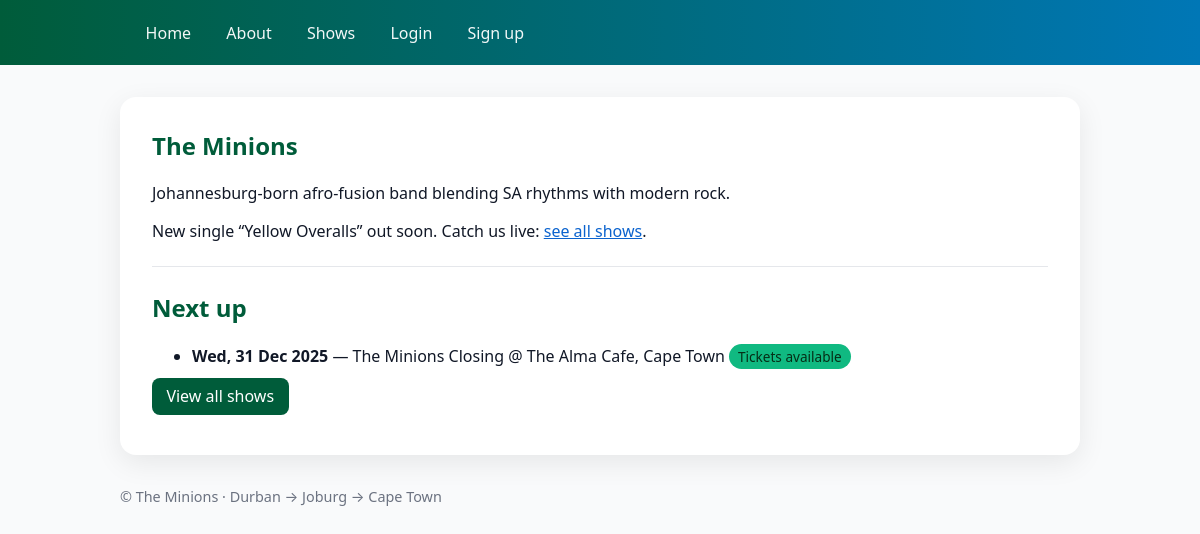
The page / on the database its author committed.
### band/models.py (models this page shows, shortened)
class Show(models.Model):
    title = models.CharField(max_length=120)
    venue = models.CharField(max_length=120)
    city = models.CharField(max_length=120)
    date = models.DateField()
    price = models.DecimalField(max_digits=6, decimal_places=2, null=True, blank=True)
    is_sold_out = models.BooleanField(default=False)

### band/views.py (the view)
# urls.py: path('', views.home, name='home'),
def home(request: HttpRequest) -> HttpResponse:
    today = timezone.localdate()  # timezone-aware "today"
    upcoming = Show.objects.filter(date__gte=today).order_by("date")[:3]
    return render(request, "band/home.html", {"upcoming": upcoming})

### band/templates/band/home.html
{% extends "base.html" %}
{% block content %}
<section>
  <h1 class="title">The Minions</h1>
  <p class="tagline">
    Johannesburg-born afro-fusion band blending SA rhythms with modern rock.
  </p>
  <p>
    New single “Yellow Overalls” out soon. Catch us live:
    <a href="{% url 'shows' %}">see all shows</a>.
  </p>
  <hr>
  <h2>Next up</h2>
  {% if upcoming %}
    <ul>
      {% for s in upcoming %}
        <li>
          <strong>{{ s.date|date:"D, j M Y" }}</strong> —
          {{ s.title }} @ {{ s.venue }}, {{ s.city }}
          {% if s.is_sold_out %}
            <span class="badge soldout">Sold out</span>
          {% else %}
            <span class="badge available">Tickets available</span>
          {% endif %}
        </li>
      {% endfor %}
    </ul>
    <p><a class="button" href="{% url 'shows' %}">View all shows</a></p>
  {% else %}
    <p>No upcoming gigs yet—check back soon.</p>
  {% endif %}
</section>
{% endblock %}

### band/templates/base.html (style rules this page uses)
:root { --bg:#f9fafb; --card:#ffffff; --text:#111827; --muted:#6b7280; --primary:#005c3a; --primary2:#0077b6; --accent:#ffbf00; --link:#0b63ce; --border:#e5e7eb; }
* { box-sizing:border-box }
body { margin:0;font-family:system-ui,-apple-system,Segoe UI,Roboto,Arial; background:var(--bg);color:var(--text) }
h1,h2 { color:var(--primary);margin-top:0 }
a { color:var(--link) }
hr { border:0;height:1px;background:var(--border);margin:1.5rem 0 }
.badge { display:inline-block;padding:.2rem .55rem;border-radius:999px;font-size:.85rem }
.badge.available { background:#10b981;color:#052e16 }
.button { background:var(--primary);color:#fff;text-decoration:none;padding:.45rem .9rem;border-radius:.5rem }

### rows shown on the page
Show: date "Wed, 31 Dec 2025", title "The Minions Closing", venue "The Alma Cafe", city "Cape Town", is_sold_out "Tickets available"
